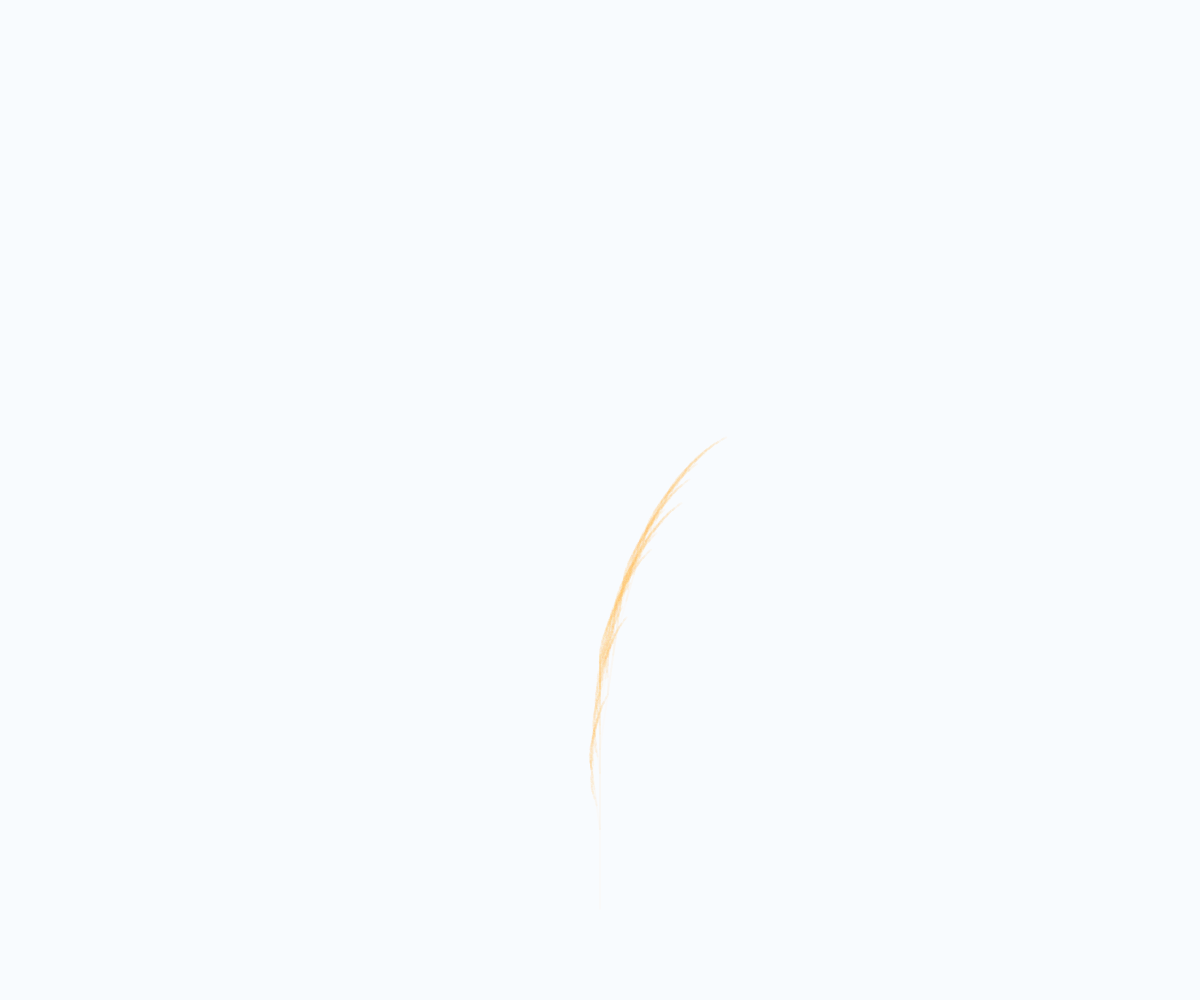
Frame 1 (no input)
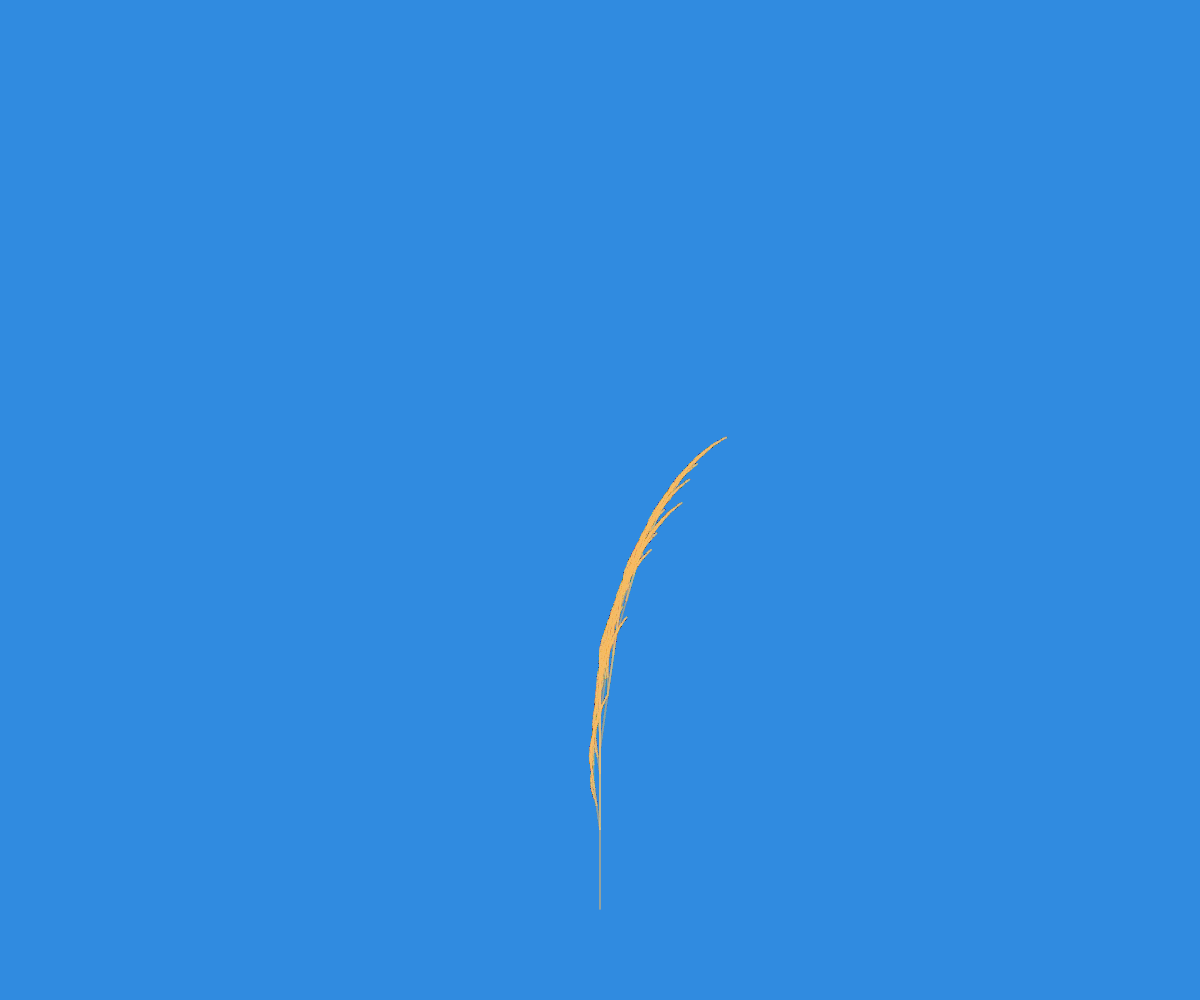
Frame 60 (no input)
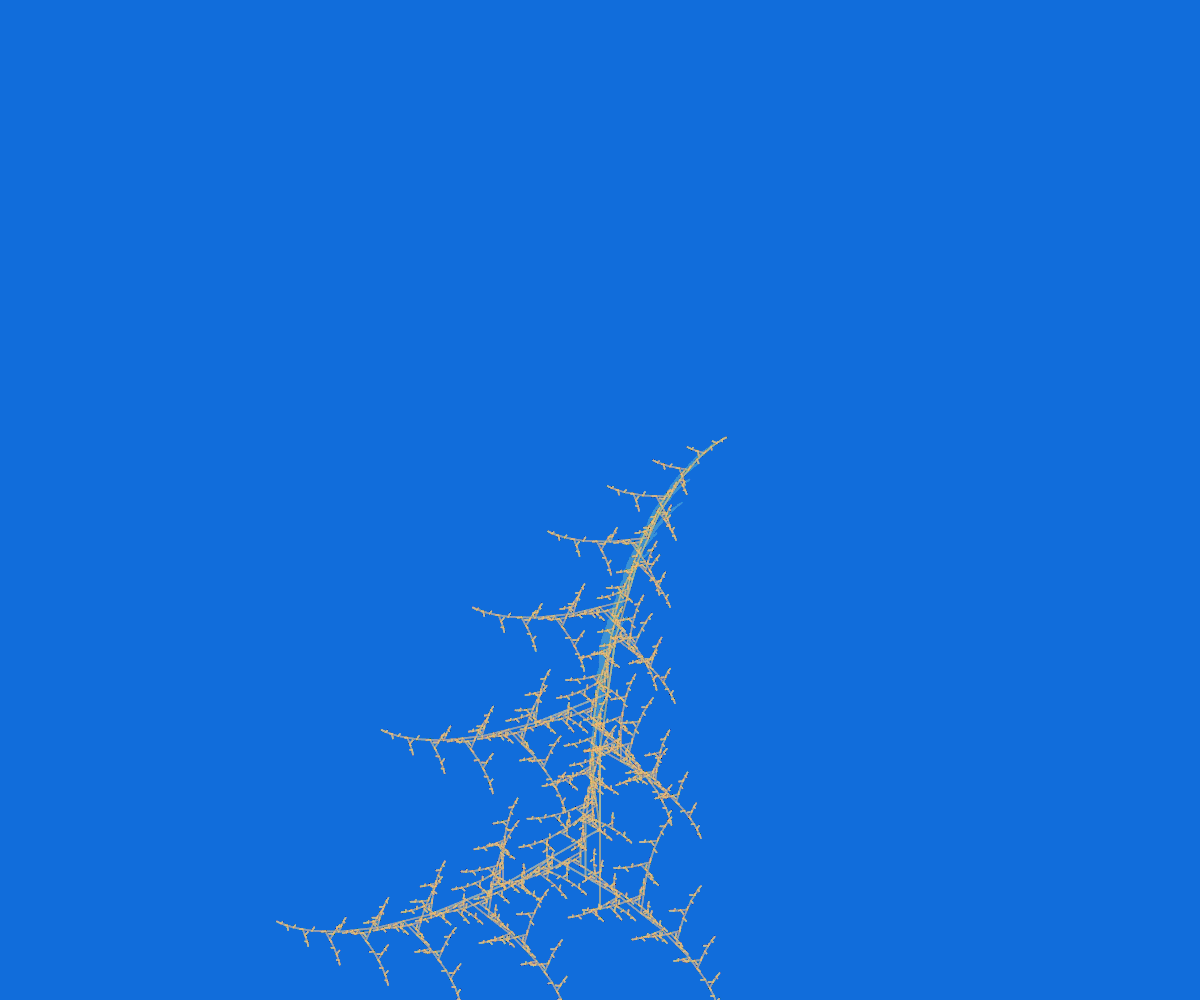
Frame 120 (the mouse pressed at the canvas centre since frame 60)

The p5.js sketch that drew these frames (run headless with seeded random() and noise() and a simulated clock; from frame 60 on, the mouse is pressed at the canvas centre):

// p5.js sketch
// ── sketch.js
let angle = 8; //creating a variable for the angle

function setup() {
  if(window.innerWidth < 768){
createCanvas(windowWidth, windowHeight * 0.65);
  }else{
createCanvas(windowWidth, windowHeight);
  }  angleMode(DEGREES); //need to rotate
  
}

function draw() {
 
  background(30, 122, 214,7);
  translate(width/2, height/1.1);
  fill(255, 0, 0);
  
  branch(80); //the number is the starting length run the ccode that iv'e written in branch
}

function branch(len) {
 
  stroke(245, 199, 108, 9)
  strokeWeight(2);
  line(0, 0, 0, -len);

  if (len > 5) {
    translate(0, -len); //to move the line up in the X axise
    push(); //
    rotate(mouseX); //need angle degree mode right
    branch(len * 0.7); //everytime len runs the length is mutlipied by .60 to shrink size
    pop();
    push();
    rotate(-angle); //left branch angel of the left
    branch(len * 0.3);
    pop();
   
    }
   stroke(245, 199, 108,9)
  strokeWeight(2);
  line(0, 0, 0, -len);

  if (len > 5) {
    translate(0, -len); //to move the line up in the X axise
    push(); //
    rotate(angle); //need angle degree mode right
    branch(len * 0.7); //everytime len runs the length is mutlipied by .60 to shrink size
    pop();
    push();
    rotate(-mouseX); //left branch angel of the left
    branch(len * 0.3);
    pop();
   
    }
  
}
